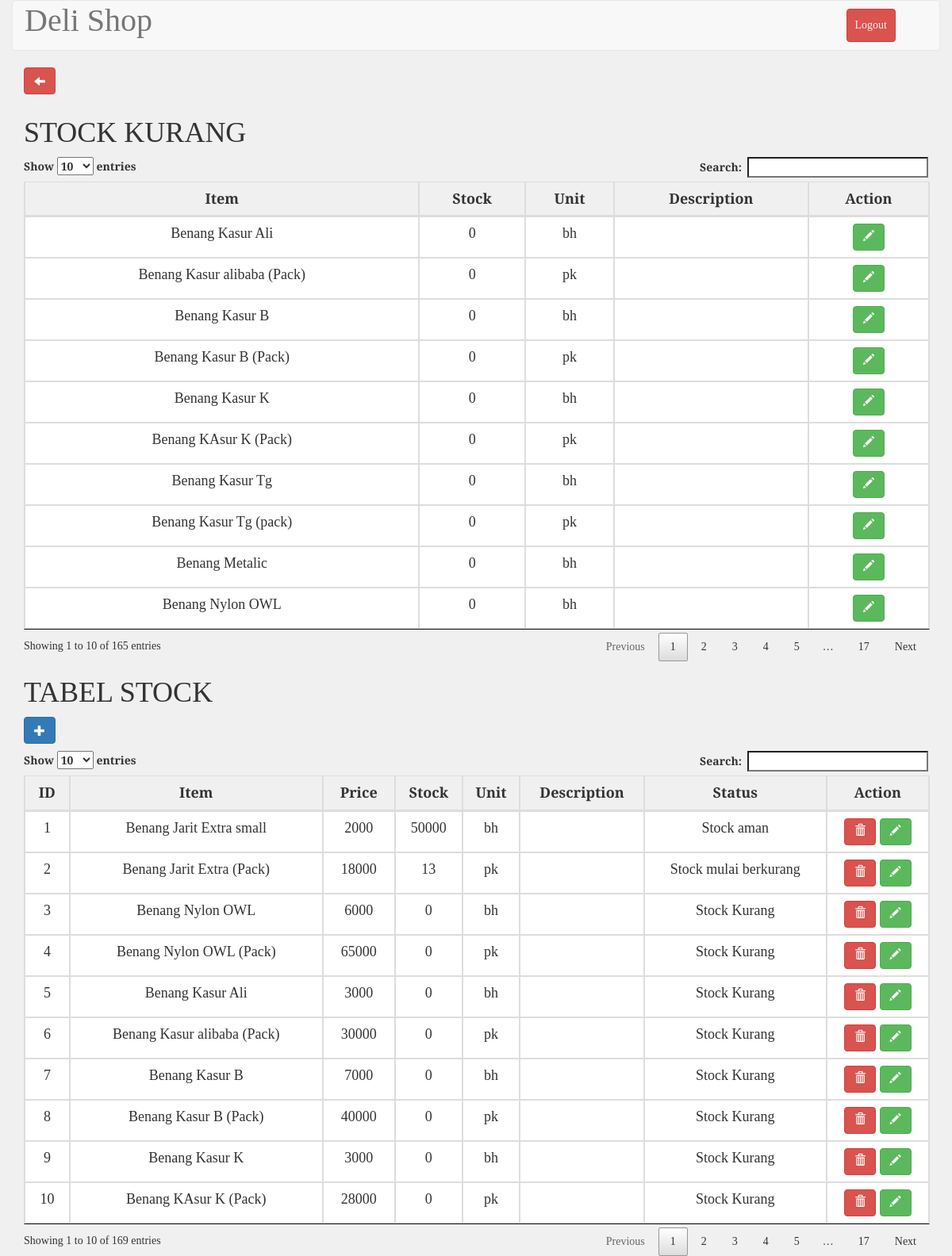
The page /stock.php (signed in) on the database its author committed.
### tables this page shows
CREATE TABLE `tb_barang` (
  `id` int(10) unsigned NOT NULL AUTO_INCREMENT,
  `item` varchar(100) NOT NULL,
  `price` float unsigned NOT NULL,
  `stock` float unsigned NOT NULL,
  `unit` varchar(100) NOT NULL,
  `kategori` int(11) NOT NULL,
  `description` text NOT NULL,
  PRIMARY KEY (`id`)
);

### stock.php (the view, shortened to what this page needs)
<?php
include_once 'koneksi.php';
$barang = mysqli_query($conn, "SELECT id, item, price, stock, unit, description FROM tb_barang;");
$stock_kurang = mysqli_query($conn, "SELECT id, item, stock, unit, description FROM tb_barang where stock<='5';");
?>
<!DOCTYPE html>
<html>
	<?php include("./templates/header.php"); ?>
	<link rel="stylesheet" type="text/css" href="./css/stockStyle.css">
	<body>
		<div class="container-fluid">
			<div class="row">
				<div class="col-md-12 header">
					<nav class="navbar navbar-default" role="navigation">
						<div class="container-fluid">
							<div class="navbar-header">
								<a class="navbar-brand" style="font-size: 40px;" href="#">Deli Shop</a>
							</div>
							<div class="collapse navbar-collapse navbar-ex1-collapse">
								<ul class="nav navbar-nav navbar-right">
									<li><a type="button" class="btn btn-danger" style="margin: 10px; padding: 10px;" href="logout.php">Logout</a></li>
									<li><a href=""> </a></li>
								</ul>
							</div>
						</div>
					</nav>
				</div>
			</div>
		</div>
		<div class="container">
			<div class="row">
			<div class="col-md-12 ">
			<a type="button" class="btn btn-danger glyphicon glyphicon-arrow-left" href="administrator.php" style="margin:0 5px 10px 0;"></a>
					<h1>STOCK KURANG</h1>
					<table id="example2" class="table table-bordered" style="width: 100%;">
						<thead>
							<tr>
								<th>Item</th>
								<th>Stock</th>
								<th>Unit</th>
								<th>Description</th>
								<th>Action</th>
							</tr>
						</thead>
						<tbody>
							<?php
							$no=1;
							foreach ($stock_kurang as $kurang) {?>
							<tr>
								<td><?php echo $kurang['item']?></td>
								<td><?php echo $kurang['stock']?></td>
								<td><?php echo $kurang['unit']?></td>
								<td><?php echo $kurang['description']?></td>
								<td>
									<a type="button" class="btn btn-success" href="edit_data.php?id=<?php echo $kurang['id'];?>"><span class="glyphicon glyphicon-pencil"></span></a>
								</td>
							</tr>
							<?php $no++; }?>
						</tbody>
					</table>
				</div>
				<div class="col-md-12">
					<table id="example" class="table table-bordered" style="width: 100%;">
						<h1>TABEL STOCK</h1>
						<a type="button" class="btn btn-primary glyphicon glyphicon-plus" href="add_data.php" style="margin: 0 0 10px 0" ></a>
						<thead>
							<tr>
								<th>ID</th>
								<th>Item</th>
								<th>Price</th>
								<th>Stock</th>
								<th>Unit</th>
								<th>Description</th>
								<th>Status</th>
								<th>Action</th>
							</tr>
						</thead>
						<tbody>
							<?php
							$no=1;
							foreach ($barang as $data) {?>
							<tr>
								<td><?php echo $no ?></td>
								<td><?php echo $data["item"];?></td>
								<td><?php echo $data["price"];?></td>
								<td id="stock"><?php echo $data["stock"];?><?php if($data["stock"]<=5){?>
									<?php }elseif($data["stock"]>10 && $data["stock"]<=30){?>
								<?php }?>
								</td>
								<td><?php echo $data["unit"];?></td>
								<td><?php echo $data["description"];?></td>
								<td><?php if($data["stock"]<=5){
									echo "Stock Kurang";
								}elseif($data["stock"]<=25){
									echo "Stock mulai berkurang";
								}else{
									echo "Stock aman";
								}?></td>
								<td>
									<button class="btn btn-danger deleteItem" id="<?php echo $data['id']; ?>"><span class="glyphicon glyphicon-trash"></span></button>
									<a type="button" class="btn btn-success" href="edit_data.php?id=<?php echo $data['id'];?>"><span class="glyphicon glyphicon-pencil"></span></a>
								</td>
							</tr>
							<?php $no++; }?>
						</tbody>
					</table>
				</div>
			</div>
		</div>
	</body>
</html>

### templates/header.php (shortened to what this page needs)
<head>
    <link rel="stylesheet" type="text/css" href="./assets/jquery.dataTables.min.css">
    <link rel="stylesheet" href="./assets/bootstrap3.3.7/css/bootstrap.min.css">
    <link href="./assets/select2.min.css" rel="stylesheet" />
    <link rel="stylesheet" href="./assets/chart.css">
    <link rel="stylesheet" href="./assets/pace.css">
</head>

### css/stockStyle.css (style rules this page uses)
html,body { font-family: 'Slabo 27px', serif; background-color: #f0f0f0; }
#example, th, td { font-size: 18px; text-align: center; width: auto; }
.navbar-default .navbar-nav>li>a { color: #f0f0f0 !important; }

### rows shown on the page
tb_barang: item "Benang Nylon OWL", stock "0", unit "bh", price "6000", shows "Stock Kurang"
tb_barang: item "Benang Kasur Ali", stock "0", unit "bh", price "3000", shows "Stock Kurang"
tb_barang: item "Benang Kasur alibaba (Pack)", stock "0", unit "pk", price "30000", shows "Stock Kurang"
tb_barang: item "Benang Kasur B", stock "0", unit "bh", price "7000", shows "Stock Kurang"
tb_barang: item "Benang Kasur B (Pack)", stock "0", unit "pk", price "40000", shows "Stock Kurang"
tb_barang: item "Benang Kasur K", stock "0", unit "bh", price "3000", shows "Stock Kurang"
tb_barang: item "Benang KAsur K (Pack)", stock "0", unit "pk", price "28000", shows "Stock Kurang"
tb_barang: item "Benang Metalic", stock "0", unit "bh"
tb_barang: item "Benang Kasur Tg", stock "0", unit "bh"
tb_barang: item "Benang Kasur Tg (pack)", stock "0", unit "pk"
tb_barang: item "Benang Jarit Extra small", price "2000", stock "50000", unit "bh", shows "Stock aman"
tb_barang: item "Benang Jarit Extra (Pack)", price "18000", stock "13", unit "pk", shows "Stock mulai berkurang"
tb_barang: item "Benang Nylon OWL (Pack)", price "65000", stock "0", unit "pk", shows "Stock Kurang"
